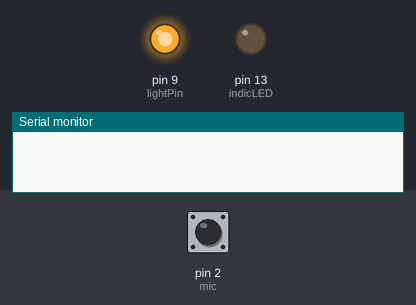
The sketch below on a simulated Arduino Uno, built with avr-gcc and run on an emulated ATmega328P. Parts: output pins drawn as LEDs (lit = HIGH), the last lines printed to the serial monitor. Inputs (shaded band) come from the test bench; at power-on: pin 2 (mic) HIGH.

Above: at 1.2 s.
1.3 s: pin 2 (mic) driven LOW
At 1.9 s:
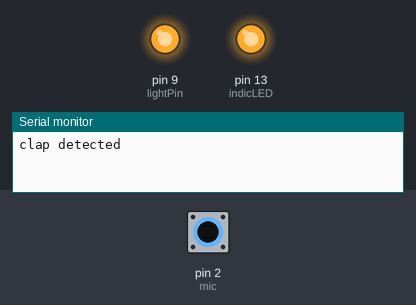
3.5 s: pin 2 (mic) pulsed HIGH 5 times (0.12 s each, 0.3 s apart)
At 6.3 s:
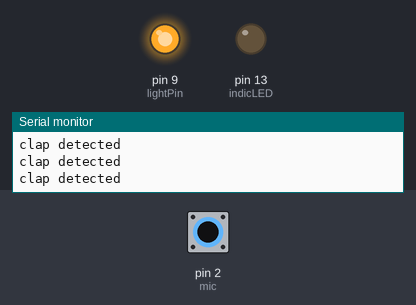
6.5 s: pin 2 (mic) pulsed HIGH 2 times (0.12 s each, 0.3 s apart)
At 7.8 s:
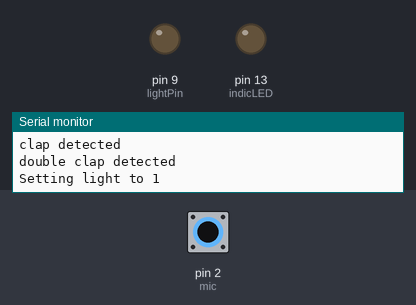
Timing chart, 0 to 9.5 s (numbered marks = the images above; inputs shaded):
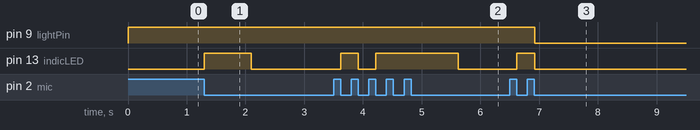

Measured:
- after the input at 1.3 s, pin 13 (indicLED): LOW → HIGH at once, → LOW 0.80 s later
- after the input at 3.5 s, pin 13 (indicLED): LOW → HIGH after 0.12 s, → LOW 0.30 s later, → HIGH 0.30 s later, → LOW 1.4 s later
- after the input at 6.5 s, pin 9 (lightPin): HIGH → LOW after 0.42 s; pin 13 (indicLED): LOW → HIGH after 0.12 s, → LOW 0.30 s later

The sketch:

Clapswitch.ino
```cpp
// Clap Light Switch
// YouTube: http://www.youtube.com/@GadgetMakerBD5

int mic = 2;       // microphone module
int indicLED = 13; // indication pin
int lightPin = 9;  // relay (lights control)
bool lightState = true;
bool ignoreInt = false;
bool ClapDetected = false;
uint32_t ClapDetetedTime [3] {};

void setup() {
  Serial.begin(115200);
  pinMode(indicLED, OUTPUT);
  pinMode(lightPin, OUTPUT);
  digitalWrite(lightPin, lightState);
  attachInterrupt(digitalPinToInterrupt(mic), ISR_ClapDetected, FALLING);
}

void loop() {
  delay(2);

  if (millis() - ClapDetetedTime[2] >= 800) {
    digitalWrite(indicLED, LOW);
  }

  if (millis() - ClapDetetedTime[2] < 800 && millis() - ClapDetetedTime[1] < 800 &&
      ClapDetected && ClapDetetedTime[1] - ClapDetetedTime[0] >= 800) {
    Serial.println("double clap detected");
    digitalWrite(indicLED, LOW);
    Serial.print("Setting light to ");
    Serial.println(String(!lightState));
    digitalWrite(lightPin, lightState);
    lightState = !lightState;
    ClapDetected = false;
  }
}

void ISR_ClapDetected() {
  if (millis() - ClapDetetedTime[2] > 200) { // debounce
    for (int i = 0; i != 2; i++) {
      ClapDetetedTime[i] = ClapDetetedTime[i + 1];
    }
    ClapDetetedTime[2] = millis();
    ClapDetected = true;
    Serial.println("clap detected");
    digitalWrite(indicLED, HIGH);
  }
}
```
